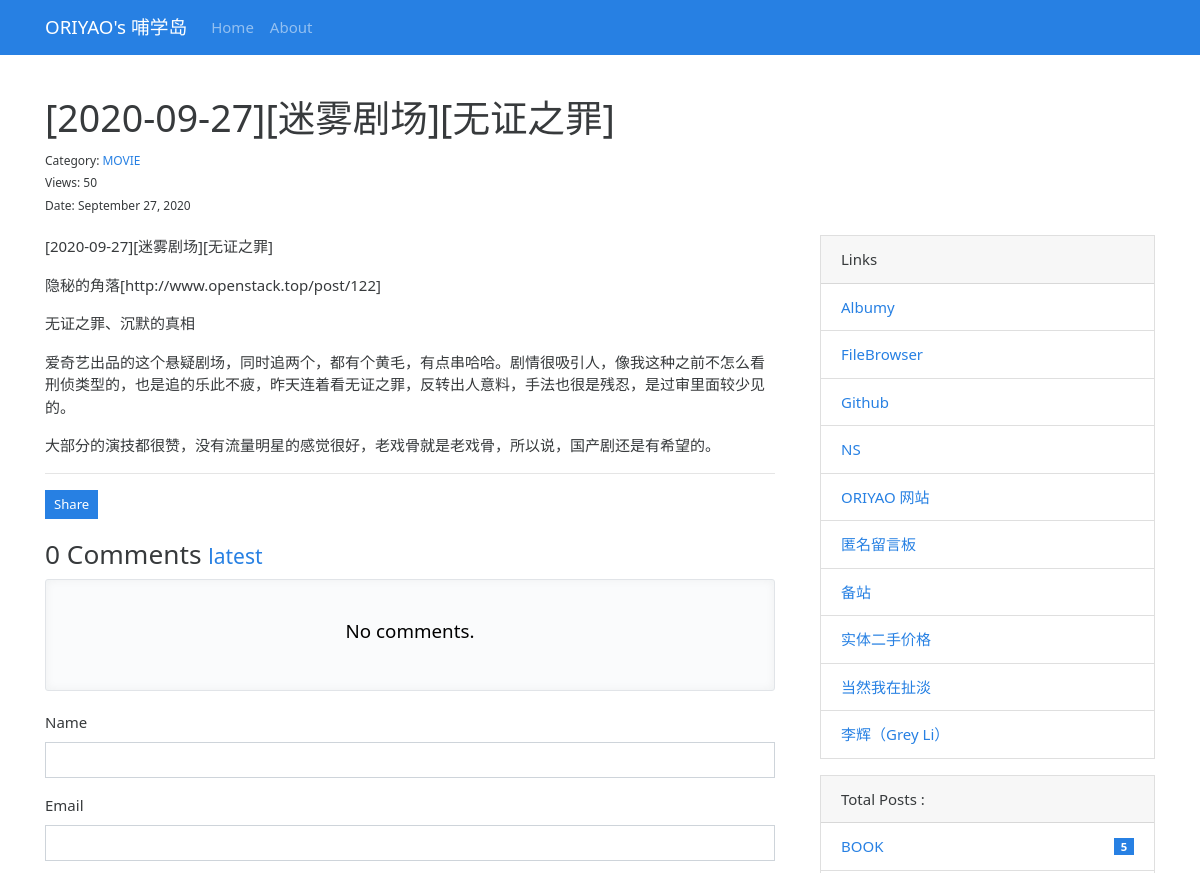
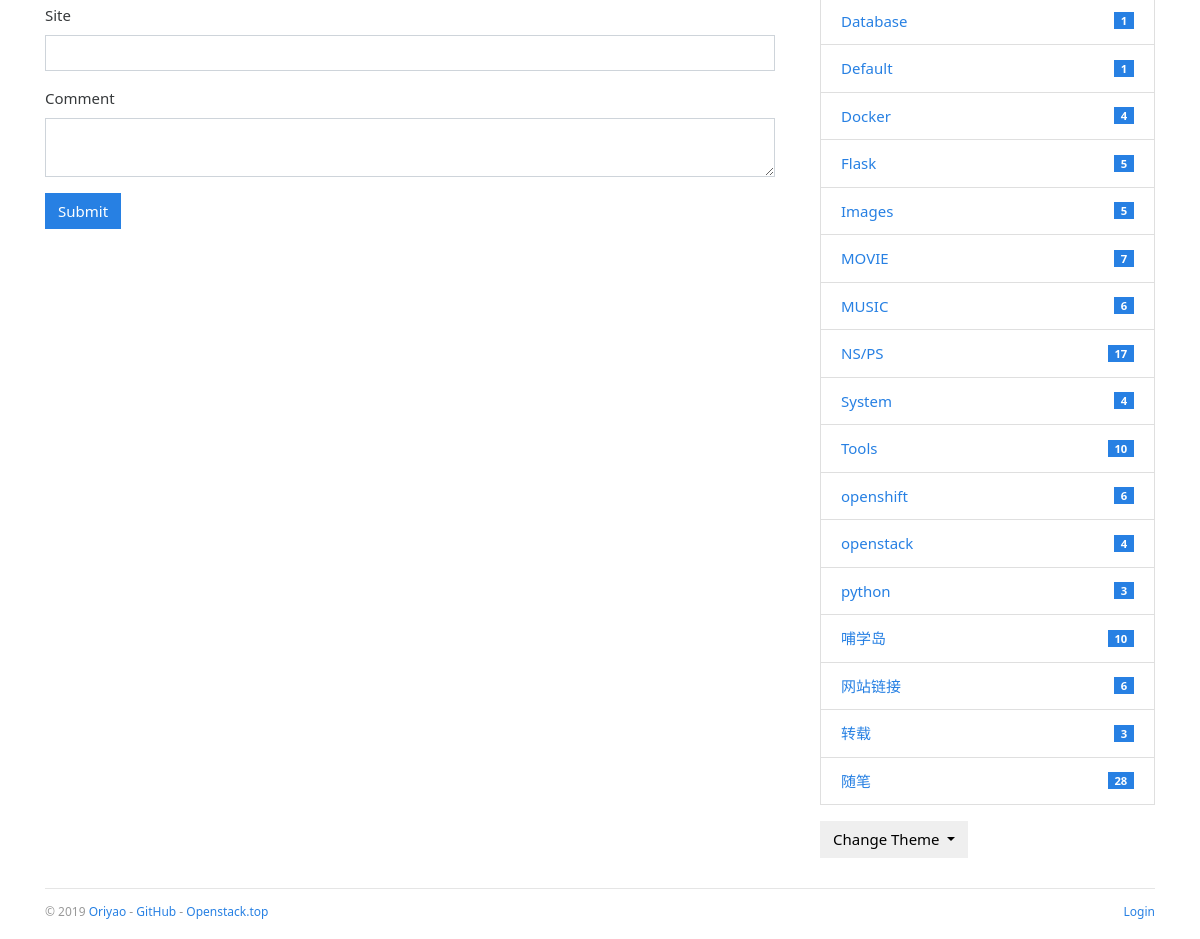
The app's page /post/131 with its own data (2 pictures, top to bottom).
### bluelog/models.py (models this page shows, shortened)
class Admin(db.Model, UserMixin):
    id = db.Column(db.Integer, primary_key=True)
    username = db.Column(db.String(20))
    password_hash = db.Column(db.String(128))
    blog_title = db.Column(db.String(60))
    blog_sub_title = db.Column(db.String(100))
    name = db.Column(db.String(30))
    about = db.Column(db.Text)

class Post(db.Model):
    id = db.Column(db.Integer, primary_key=True)
    title = db.Column(db.String(60))
    body = db.Column(db.Text)
    views = db.Column(db.Integer,default=0)
    timestamp = db.Column(db.DateTime, default=datetime.utcnow, index=True)
    can_comment = db.Column(db.Boolean, default=True)
    category_id = db.Column(db.Integer, db.ForeignKey('category.id'))
    category = db.relationship('Category', back_populates='posts')
    comments = db.relationship('Comment', back_populates='post', cascade='all, delete-orphan')

class Category(db.Model):
    id = db.Column(db.Integer, primary_key=True)
    name = db.Column(db.String(30), unique=True)
    posts = db.relationship('Post', back_populates='category')

class Link(db.Model):
    id = db.Column(db.Integer, primary_key=True)
    name = db.Column(db.String(30))
    url = db.Column(db.String(255))

### bluelog/blueprints/blog.py (the view, shortened to what this page needs)
@blog_bp.route('/post/<int:post_id>', methods=['GET', 'POST'])
def show_post(post_id):
    post = Post.query.get_or_404(post_id)
    if post.views is None:
        post.views = 0
        current_app.logger.info( request.remote_addr + ' :First View:' + str(post.id) +str(post.title))
    post.views = post.views +1
    db.session.commit()
    current_app.logger.info( request.remote_addr + ' :访问文章:' + str(post.id) +str(post.title))
    page = request.args.get('page', 1, type=int)
    per_page = current_app.config['BLUELOG_COMMENT_PER_PAGE']
    pagination = Comment.query.with_parent(post).filter_by(reviewed=True).order_by(Comment.timestamp.asc()).paginate(
        page, per_page)
    comments = pagination.items
    if current_user.is_authenticated:
        form = AdminCommentForm()
        form.author.data = current_user.name
        form.email.data = current_app.config['BLUELOG_EMAIL']
        form.site.data = url_for('.index')
        from_admin = True
        reviewed = True
    else:
        form = CommentForm()
        from_admin = False
        reviewed = True
    return render_template('blog/post.html', post=post, pagination=pagination, form=form, comments=comments)

### bluelog/forms.py
class CommentForm(FlaskForm):
    author = StringField('Name', validators=[DataRequired(), Length(1, 30)])
    email = StringField('Email', validators=[DataRequired(), Email(), Length(1, 254)])
    site = StringField('Site', validators=[Optional(), URL(), Length(0, 255)])
    body = TextAreaField('Comment', validators=[DataRequired()])
    submit = SubmitField()

### bluelog/__init__.py (called while the page is built)
def register_template_context(app):
    @app.context_processor
    def make_template_context():
        admin = Admin.query.first()
        categories = Category.query.order_by(Category.name).all()
        links = Link.query.order_by(Link.name).all()
        if current_user.is_authenticated:
            unread_comments = Comment.query.filter_by(reviewed=False).count()
        else:
            unread_comments = None
        return dict(
            admin=admin, categories=categories,
            links=links, unread_comments=unread_comments)

def register_request_handlers(app):
    @app.after_request
    def query_profiler(response):
        for q in get_debug_queries():
            if q.duration >= app.config['BLUELOG_SLOW_QUERY_THRESHOLD']:
                app.logger.warning(
                    'Slow query: Duration: %fs\n Context: %s\nQuery: %s\n '
                    % (q.duration, q.context, q.statement)
                )
        return response

### bluelog/templates/blog/post.html (shortened to what this page needs)
{% extends 'base.html' %}
{% from 'bootstrap/form.html' import render_form %}
{% from 'bootstrap/pagination.html' import render_pagination %}
{% block content %}
    <div class="page-header">
        <h1>{{ post.title }}
        </h1>
        <small>
            Category: <a
                href="{{ url_for('.show_category', category_id=post.category.id) }}">{{ post.category.name }}</a><br>
            Views: {{ post.views }} <br>
            Date: {{ moment(post.timestamp).format('LL') }}
        </small>
    </div>
    <div class="row">
        <div class="col-sm-8">
            {{ post.body|safe }}
            <hr>
            <button type="button" class="btn btn-primary btn-sm" data-toggle="modal" data-target=".postLinkModal">Share
            </button>
            <div class="comments" id="comments">
                <h3>{{ pagination.total }} Comments
                    <small>
                        <a href="{{ url_for('.show_post', post_id=post.id, page=pagination.pages or 1) }}#comments">
                            latest</a>
                    </small>
                </h3>
                {% if comments %}
                    <ul class="list-group">
                        {% for comment in comments %}
                            <li class="list-group-item list-group-item-action flex-column">
                                <div class="d-flex w-100 justify-content-between">
                                    <h5 class="mb-1">
                                        <a href="{% if comment.site %}{{ comment.site }}{% else %}#{% endif %}"
                                           target="_blank">
                                            {% if comment.from_admin %}
                                                {{ admin.name }}
                                            {% else %}
                                                {{ comment.author }}
                                            {% endif %}
                                        </a>
                                        {% if comment.from_admin %}
                                            <span class="badge badge-primary">Author</span>{% endif %}
                                        {% if comment.replied %}<span class="badge badge-light">Reply</span>{% endif %}
                                    </h5>
                                    <small data-toggle="tooltip" data-placement="top" data-delay="500"
                                           data-timestamp="{{ comment.timestamp.strftime('%Y-%m-%dT%H:%M:%SZ') }}">
                                        {{ moment(comment.timestamp).fromNow() }}
                                    </small>
                                </div>
                                {% if comment.replied %}
                                    <p class="alert alert-dark reply-body">{{ comment.replied.author }}:
                                        <br>{{ comment.replied.body }}
                                    </p>
                                {%- endif -%}
                                <p class="mb-1">{{ comment.body }}</p>
                                <div class="float-right">
                                    <a class="btn btn-light btn-sm"
                                       href="{{ url_for('.reply_comment', comment_id=comment.id) }}">Reply</a>
                                    {% if current_user.is_authenticated %}
                                        <a class="btn btn-light btn-sm" href="mailto:{{ comment.email }}">Email</a>
                                        <form class="inline" method="post"
                                              action="{{ url_for('admin.delete_comment', comment_id=comment.id, next=request.full_path) }}">
                                            <input type="hidden" name="csrf_token" value="{{ csrf_token() }}"/>
                                            <button type="submit" class="btn btn-danger btn-sm"
                                                    onclick="return confirm('Are you sure?');">Delete
                                            </button>
                                        </form>
                                    {% endif %}
                                </div>
                            </li>
                        {% endfor %}
                    </ul>
                {% else %}
                    <div class="tip"><h5>No comments.</h5></div>
                {% endif %}
            </div>
            {% if post.can_comment %}
                <div id="comment-form">
                    {{ render_form(form, action=request.full_path) }}
                </div>
            {% else %}
                <div class="tip"><h5>Comment disabled.</h5></div>
            {% endif %}
        </div>
        <div class="col-sm-4 sidebar">
            {% include "blog/_sidebar.html" %}
        </div>
    </div>
{% endblock %}

### bluelog/templates/base.html (shortened to what this page needs)
{% from 'bootstrap/nav.html' import render_nav_item %}
<!DOCTYPE html>
<html lang="en">
<head>
    {% block head %}
        <link rel="stylesheet"
              href="{{ url_for('static', filename='css/%s.min.css' % request.cookies.get('theme', 'perfect_blue')) }}"
              type="text/css">
        <link rel="stylesheet" href="{{ url_for('static', filename='css/style.css') }}" type="text/css">
    {% endblock head %}
</head>
<body>
{% block nav %}
    <nav class="navbar navbar-expand-lg navbar-dark bg-primary">
        <div class="container">
            <a class="navbar-brand" href="{{ url_for('blog.index') }}">{{ admin.blog_title }}</a>
            <div class="collapse navbar-collapse" id="navbarColor01">
                <ul class="navbar-nav mr-auto">
                    {{ render_nav_item('blog.index', 'Home') }}
                    {{ render_nav_item('blog.about', 'About') }}
                </ul>
            </div>
        </div>
    </nav>
{% endblock nav %}
<main class="container">
    {% block content %}{% endblock content %}
    {% block footer %}
        <footer>
            <p class="float-left">
                <small> &copy; 2019 <a href="http://oriyao.com/" title="Written by oriyao">Oriyao</a> -
                    <a href="https://github.com/oriyao" title="Fork me on GitHub">GitHub</a> -
                    <a href="http://openstack.top/" title="A pkm project">Openstack.top</a>
                </small>
            </p>
            <p class="float-right">
                <small>
                    {% if current_user.is_authenticated %}
                        <a href="{{ url_for('auth.logout', next=request.full_path) }}">Logout</a>
                    {% else %}
                        <a href="{{ url_for('auth.login', next=request.full_path) }}">Login</a>
                    {% endif %}
                </small>
            </p>
        </footer>
    {% endblock footer %}
</main>
</body>
</html>

### bluelog/templates/blog/_sidebar.html (shortened to what this page needs)
{% if links %}
    <div class="card mb-3">
        <div class="card-header">Links</div>
        <ul class="list-group list-group-flush">
            {% for link in links %}
                <li class="list-group-item  list-group-item-action d-flex justify-content-between align-items-center">
                    <a href="{{ link.url }}" target="_blank">{{ link.name }}</a>
                </li>
            {% endfor %}
        </ul>
    </div>
{% endif %}
{% if categories %}
    <div class="card mb-3">
        <div class="card-header"> Total Posts :  {{ totalposts }}</div>
        <ul class="list-group list-group-flush">
            {% for category in categories %}
                <li class="list-group-item  list-group-item-action d-flex justify-content-between align-items-center">
                    <a href="{{ url_for('blog.show_category', category_id=category.id) }}">
                        {{ category.name }}
                    </a>
                    <span class="badge badge-primary badge-pill"> {{ category.posts|length }}</span>
                </li>
            {% endfor %}
        </ul>
    </div>
{% endif %}
<div class="dropdown">
    <button class="btn btn-default dropdown-toggle" type="button" id="dropdownMenuButton"
            data-toggle="dropdown" aria-haspopup="true" aria-expanded="false">
        Change Theme
    </button>
</div>

### bluelog/static/css/style.css (style rules this page uses)
nav { margin-bottom: 20px; }
.page-header { padding-top: 20px; padding-bottom: 20px; }
.comments { margin: 20px 0; }
.sidebar { padding-left: 30px; }
footer { margin-top: 30px; padding: 10px 0 40px; color: #999; border-top: 1px solid #e5e5e5; }
.tip { color: black !important; position: relative; padding: 40px; text-align: center; background-color: #fafbfc; border: 1px solid #e1e4e8; border-radius: 3px; box-shadow: inset 0 0 10px rgba(27, 31, 35, 0.05); }

### records on screen
Admin: blog_title "ORIYAO's 哺学岛"
Post: title "[2020-09-27][迷雾剧场][无证之罪]", views "50", timestamp "September 27, 2020", body "[2020-09-27][迷雾剧场][无证之罪] 隐秘的角落[http://www.openstack.top/post/122] 无证之罪、沉默的真相 爱奇艺出品的这个悬疑剧场，同时追两个，都有个黄毛，有点串哈哈。剧情很吸引人，像我这种之前不怎么看刑侦类型的，也是追的乐此不疲，昨天连着看无证之罪，反转出人意料，手法也很是残忍，是过审里面较少见的。 大部分的演技都很赞，没有流量明星的感觉很好，老戏骨就是老戏骨，所以说，国产剧还是有希望的。"
Category: category.name "MOVIE", name "MOVIE", posts|length "7"
Link: name "Albumy"
Link: name "FileBrowser"
Link: name "Github"
Link: name "NS"
Link: name "ORIYAO 网站"
Link: name "匿名留言板"
Link: name "备站"
Link: name "实体二手价格"
Link: name "当然我在扯淡"
Link: name "李辉（Grey Li）"
Category: name "BOOK", posts|length "5"
Category: name "Database", posts|length "1"
Category: name "Default", posts|length "1"
Category: name "Docker", posts|length "4"
Category: name "Flask", posts|length "5"
Category: name "Images", posts|length "5"
Category: name "MUSIC", posts|length "6"
Category: name "NS/PS", posts|length "17"
Category: name "System", posts|length "4"
Category: name "Tools", posts|length "10"
Category: name "openshift", posts|length "6"
Category: name "openstack", posts|length "4"
Category: name "python", posts|length "3"
Category: name "哺学岛", posts|length "10"
Category: name "网站链接", posts|length "6"
Category: name "转载", posts|length "3"
Category: name "随笔", posts|length "28"

### other values on screen
{{ render_nav_item('blog.index', 'Home') }} "Home"
{{ render_nav_item('blog.about', 'About') }} "About"
{{ pagination.total }} "0"
